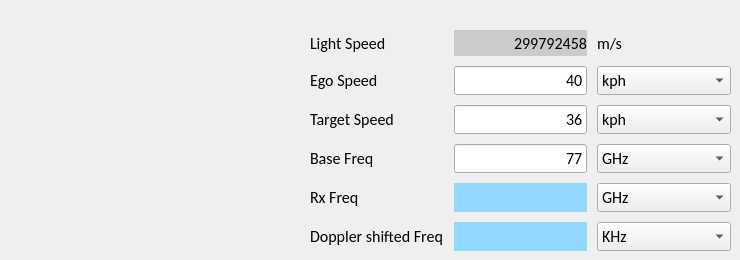
      <widget class="QWidget" name="tab_30">
       <attribute name="title">
        <string>Doppler Shift Freq</string>
       </attribute>
       <widget class="QWidget" name="gridLayoutWidget_30">
        <property name="geometry">
         <rect>
          <x>310</x>
          <y>30</y>
          <width>421</width>
          <height>221</height>
         </rect>
        </property>
        <layout class="QGridLayout" name="gridLayout_30" columnstretch="1,1,1">
         <property name="spacing">
          <number>10</number>
         </property>
         <item row="4" column="0">
          <widget class="QLabel" name="label_157">
           <property name="font">
            <font>
             <family>Calibri</family>
             <pointsize>12</pointsize>
             <bold>false</bold>
            </font>
           </property>
           <property name="text">
            <string>Rx Freq</string>
           </property>
          </widget>
         </item>
         <item row="2" column="0">
          <widget class="QLabel" name="label_155">
           <property name="font">
            <font>
             <family>Calibri</family>
             <pointsize>12</pointsize>
             <bold>false</bold>
            </font>
           </property>
           <property name="text">
            <string>Target Speed</string>
           </property>
          </widget>
         </item>
         <item row="1" column="0">
          <widget class="QLabel" name="label_154">
           <property name="font">
            <font>
             <family>Calibri</family>
             <pointsize>12</pointsize>
             <bold>false</bold>
            </font>
           </property>
           <property name="text">
            <string>Ego Speed</string>
           </property>
          </widget>
         </item>
         <item row="2" column="1">
          <widget class="QLineEdit" name="input_dsf_v2">
           <property name="font">
            <font>
             <family>Calibri</family>
             <pointsize>12</pointsize>
             <bold>false</bold>
            </font>
           </property>
           <property name="text">
            <string>36</string>
           </property>
           <property name="alignment">
            <set>Qt::AlignRight|Qt::AlignTrailing|Qt::AlignVCenter</set>
           </property>
           <property name="dragEnabled">
            <bool>true</bool>
           </property>
           <property name="placeholderText">
            <string>Input</string>
           </property>
          </widget>
         </item>
         <item row="3" column="1">
          <widget class="QLineEdit" name="input_dsf_base_fr">
           <property name="font">
            <font>
             <family>Calibri</family>
             <pointsize>12</pointsize>
             <bold>false</bold>
            </font>
           </property>
           <property name="text">
            <string>77</string>
           </property>
           <property name="alignment">
            <set>Qt::AlignRight|Qt::AlignTrailing|Qt::AlignVCenter</set>
           </property>
           <property name="dragEnabled">
            <bool>true</bool>
           </property>
           <property name="placeholderText">
            <string>Input</string>
           </property>
          </widget>
         </item>
         <item row="5" column="0">
          <widget class="QLabel" name="label_158">
           <property name="font">
            <font>
             <family>Calibri</family>
             <pointsize>12</pointsize>
             <bold>false</bold>
            </font>
           </property>
           <property name="text">
            <string>Doppler shifted Freq</string>
           </property>
          </widget>
         </item>
         <item row="0" column="0">
          <widget class="QLabel" name="label_152">
           <property name="font">
            <font>
             <family>Calibri</family>
             <pointsize>12</pointsize>
             <bold>false</bold>
            </font>
           </property>
           <property name="text">
            <string>Light Speed</string>
           </property>
          </widget>
         </item>
         <item row="1" column="1">
          <widget class="QLineEdit" name="input_dsf_v1">
           <property name="font">
            <font>
             <family>Calibri</family>
             <pointsize>12</pointsize>
             <bold>false</bold>
            </font>
           </property>
           <property name="text">
            <string>40</string>
           </property>
           <property name="alignment">
            <set>Qt::AlignRight|Qt::AlignTrailing|Qt::AlignVCenter</set>
           </property>
           <property name="dragEnabled">
            <bool>true</bool>
           </property>
           <property name="placeholderText">
            <string>Input</string>
           </property>
          </widget>
         </item>
         <item row="3" column="0">
          <widget class="QLabel" name="label_156">
           <property name="font">
            <font>
             <family>Calibri</family>
             <pointsize>12</pointsize>
             <bold>false</bold>
            </font>
           </property>
           <property name="text">
            <string>Base Freq</string>
           </property>
          </widget>
         </item>
         <item row="0" column="2">
          <widget class="QLabel" name="label_160">
           <property name="font">
            <font>
             <family>Calibri</family>
             <pointsize>12</pointsize>
             <bold>false</bold>
            </font>
           </property>
           <property name="text">
            <string>m/s</string>
           </property>
          </widget>
         </item>
         <item row="4" column="1">
          <widget class="QLabel" name="output_dsf_rx_fr">
           <property name="font">
            <font>
             <family>Calibri</family>
             <pointsize>12</pointsize>
             <bold>false</bold>
            </font>
           </property>
           <property name="styleSheet">
            <string notr="true">QLabel{background-color: rgb(145, 216, 255)}</string>
           </property>
           <property name="text">
            <string/>
           </property>
           <property name="alignment">
            <set>Qt::AlignRight|Qt::AlignTrailing|Qt::AlignVCenter</set>
           </property>
          </widget>
         </item>
         <item row="5" column="1">
          <widget class="QLabel" name="output_dsf_dsf">
           <property name="font">
            <font>
             <family>Calibri</family>
             <pointsize>12</pointsize>
             <bold>false</bold>
            </font>
           </property>
           <property name="styleSheet">
            <string notr="true">QLabel{background-color: rgb(145, 216, 255)}</string>
           </property>
           <property name="text">
            <string/>
           </property>
           <property name="alignment">
            <set>Qt::AlignRight|Qt::AlignTrailing|Qt::AlignVCenter</set>
           </property>
          </widget>
         </item>
         <item row="1" column="2">
          <widget class="QComboBox" name="comboBox_dsf_v1">
           <property name="font">
            <font>
             <family>Calibri</family>
             <pointsize>12</pointsize>
             <bold>false</bold>
            </font>
           </property>
           <item>
            <property name="text">
             <string>kph</string>
            </property>
           </item>
           <item>
            <property name="text">
             <string>m/s</string>
            </property>
           </item>
          </widget>
         </item>
         <item row="2" column="2">
          <widget class="QComboBox" name="comboBox_dsf_v2">
           <property name="font">
            <font>
             <family>Calibri</family>
             <pointsize>12</pointsize>
             <bold>false</bold>
            </font>
           </property>
           <item>
            <property name="text">
             <string>kph</string>
            </property>
           </item>
           <item>
            <property name="text">
             <string>m/s</string>
            </property>
           </item>
          </widget>
         </item>
         <item row="3" column="2">
          <widget class="QComboBox" name="comboBox_dsf_base_fr">
           <property name="font">
            <font>
             <family>Calibri</family>
             <pointsize>12</pointsize>
             <bold>false</bold>
            </font>
           </property>
           <item>
            <property name="text">
             <string>GHz</string>
            </property>
           </item>
           <item>
            <property name="text">
             <string>Hz</string>
            </property>
           </item>
          </widget>
         </item>
         <item row="4" column="2">
          <widget class="QComboBox" name="comboBox_dsf_rx_fr">
           <property name="font">
            <font>
             <family>Calibri</family>
             <pointsize>12</pointsize>
             <bold>false</bold>
            </font>
           </property>
           <item>
            <property name="text">
             <string>GHz</string>
            </property>
           </item>
           <item>
            <property name="text">
             <string>Hz</string>
            </property>
           </item>
          </widget>
         </item>
         <item row="5" column="2">
          <widget class="QComboBox" name="comboBox_dsf_dsf">
           <property name="font">
            <font>
             <family>Calibri</family>
             <pointsize>12</pointsize>
             <bold>false</bold>
            </font>
           </property>
           <item>
            <property name="text">
             <string>KHz</string>
            </property>
           </item>
           <item>
            <property name="text">
             <string>Hz</string>
            </property>
           </item>
          </widget>
         </item>
         <item row="0" column="1">
          <widget class="QLabel" name="label_dsf_vlight">
           <property name="font">
            <font>
             <family>Calibri</family>
             <pointsize>12</pointsize>
             <bold>false</bold>
            </font>
           </property>
           <property name="styleSheet">
            <string notr="true">QLabel{background-color: rgb(203, 203, 203)}</string>
           </property>
           <property name="text">
            <string>299792458</string>
           </property>
           <property name="alignment">
            <set>Qt::AlignRight|Qt::AlignTrailing|Qt::AlignVCenter</set>
           </property>
          </widget>
         </item>
        </layout>
       </widget>
      </widget>
